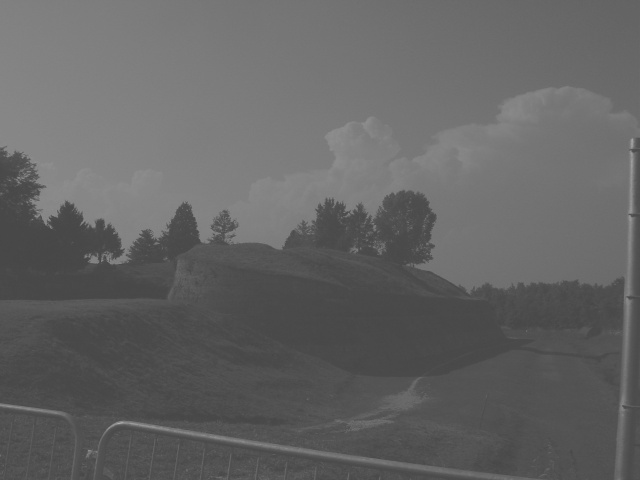
#> input picture lab3/hist_gray.jpg, 640 x 480 px
$ python zad3.py
#> lines starting #> are read from the running program, lines starting #| are printed output that depends on the picture
import matplotlib.pyplot as plt
from PIL import Image
import numpy as np
from skimage.exposure import equalize_hist

def hist(title: str, axes: plt.Axes, src: np.ndarray) -> None:
    axes[0].set_title(title)
    axes[0].imshow(src, cmap = 'gray')
    axes[1].set_title(f'{title} - histogram')
    axes[1].hist(src.flatten(), bins = 256)
    axes[1].set_xlim(0, 255)

img = np.asarray(Image.open('hist_gray.jpg')), np.asarray(Image.open('hist_couple.bmp'))
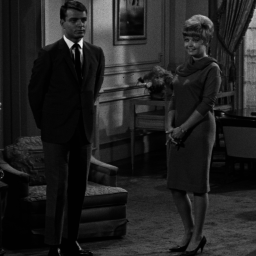
#> input picture lab3/hist_couple.bmp, 256 x 256 px

figure, axes = plt.subplots(2, 4, num = 'Zadanie 3')

hist('hist_gray.jpg', axes[0, :2], img[0])
#> in hist, src is the input picture: shape (480, 640); min 65, max 175, mean 100.1
hist('hist_gray.jpg - wyrównany', axes[0, 2:4], np.asarray(equalize_hist(img[0]) * 255, dtype = np.uint8))
#> call 2 of hist, with title = 'hist_gray.jpg - wyrównany', axes = array of shape (2,)
#> in hist (call 2), `axes[1].hist(src.flatten(), bins = 256)`:
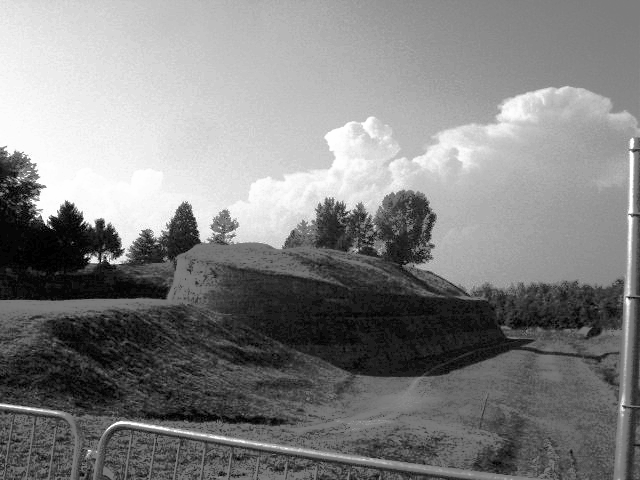
#> src: shape (480, 640); min 0, max 255, mean 129.9
hist('hist_couple.bmp', axes[1, :2], img[1])
#> in hist, src is the input picture: shape (256, 256); min 1, max 244, mean 33.4
hist('hist_couple.bmp - wyrównany', axes[1, 2:4], np.asarray(equalize_hist(img[1]) * 255, dtype = np.uint8))
#> call 4 of hist, with title = 'hist_couple.bmp - wyrównany', axes = array of shape (2,)
#> in hist (call 4), `axes[1].hist(src.flatten(), bins = 256)`:
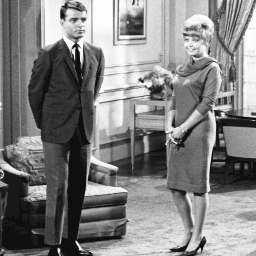
#> src: shape (256, 256); min 15, max 255, mean 129.1

plt.show()
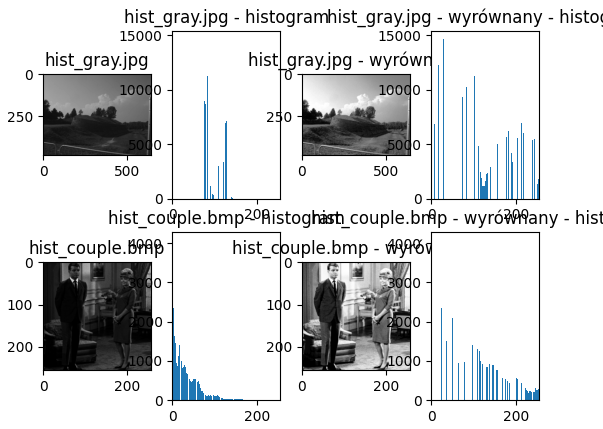
#> figure drawn by matplotlib, 8 panels; panel 2: tallest bar 14707 high, from x = 73.59 to 74.02; panel 4: tallest bar 14707 high, from x = 28.89 to 29.88; panel 6: tallest bar 4076 high, from x = 1 to 1.95; panel 8: tallest bar 4076 high, from x = 15 to 15.94
